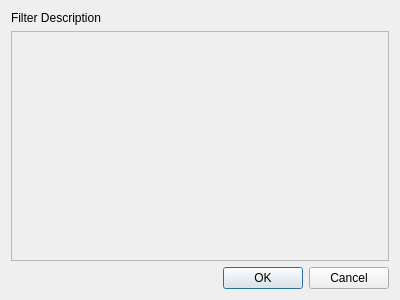
<?xml version="1.0" encoding="UTF-8"?>
<ui version="4.0">
 <class>vcl::qt::FilterMeshDialog</class>
 <widget class="QDialog" name="vcl::qt::FilterMeshDialog">
  <property name="geometry">
   <rect>
    <x>0</x>
    <y>0</y>
    <width>400</width>
    <height>300</height>
   </rect>
  </property>
  <property name="windowTitle">
   <string>Dialog</string>
  </property>
  <layout class="QGridLayout" name="gridLayout">
   <item row="0" column="0">
    <widget class="QLabel" name="filterDescriptionLabel">
     <property name="sizePolicy">
      <sizepolicy hsizetype="Preferred" vsizetype="Fixed">
       <horstretch>0</horstretch>
       <verstretch>0</verstretch>
      </sizepolicy>
     </property>
     <property name="text">
      <string>Filter Description</string>
     </property>
    </widget>
   </item>
   <item row="1" column="0">
    <widget class="vcl::qt::ParameterFrame" name="parameterFrame">
     <property name="frameShape">
      <enum>QFrame::StyledPanel</enum>
     </property>
     <property name="frameShadow">
      <enum>QFrame::Raised</enum>
     </property>
    </widget>
   </item>
   <item row="2" column="0">
    <widget class="QDialogButtonBox" name="buttonBox">
     <property name="orientation">
      <enum>Qt::Horizontal</enum>
     </property>
     <property name="standardButtons">
      <set>QDialogButtonBox::Cancel|QDialogButtonBox::Ok</set>
     </property>
    </widget>
   </item>
  </layout>
 </widget>
 <customwidgets>
  <customwidget>
   <class>vcl::qt::ParameterFrame</class>
   <extends>QFrame</extends>
   <header>vclib/ext/qt/gui/processing/parameter_frame.h</header>
   <container>1</container>
  </customwidget>
 </customwidgets>
 <resources/>
 <connections>
  <connection>
   <sender>buttonBox</sender>
   <signal>accepted()</signal>
   <receiver>vcl::qt::FilterMeshDialog</receiver>
   <slot>accept()</slot>
   <hints>
    <hint type="sourcelabel">
     <x>248</x>
     <y>254</y>
    </hint>
    <hint type="destinationlabel">
     <x>157</x>
     <y>274</y>
    </hint>
   </hints>
  </connection>
  <connection>
   <sender>buttonBox</sender>
   <signal>rejected()</signal>
   <receiver>vcl::qt::FilterMeshDialog</receiver>
   <slot>reject()</slot>
   <hints>
    <hint type="sourcelabel">
     <x>316</x>
     <y>260</y>
    </hint>
    <hint type="destinationlabel">
     <x>286</x>
     <y>274</y>
    </hint>
   </hints>
  </connection>
 </connections>
</ui>
